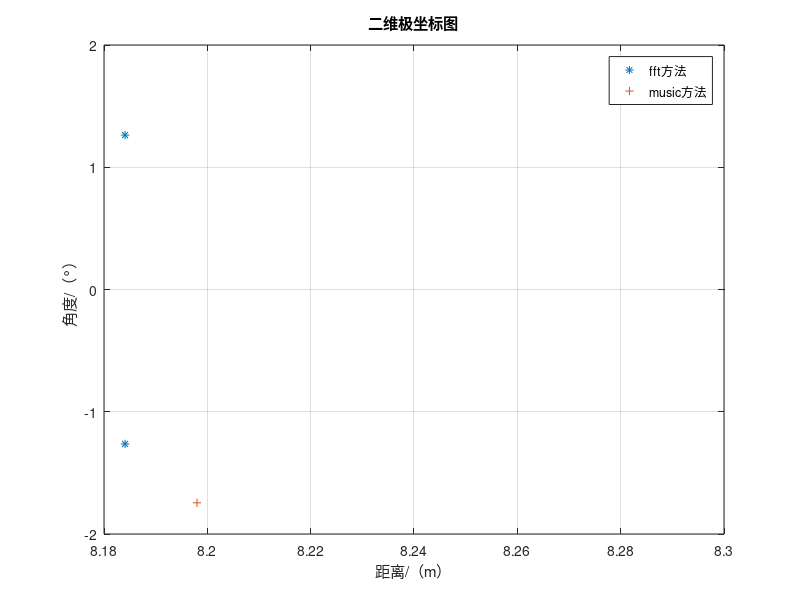

Write the MATLAB code that produced this figure.
close all; clc

targetDis=[8.184077,8.184077];
targetAng=[-1.263110,1.263110];
MUSDis=[8.198,8.28637];
MUSAng=[-1.745,1.695];
figure(4)
plot(targetDis,targetAng,'*')
hold on;
plot(MUSDis,MUSAng,'+')
title('二维极坐标图')
xlabel('距离/（m）')
ylabel('角度/（°）')
legend('fft方法','music方法')
grid on

